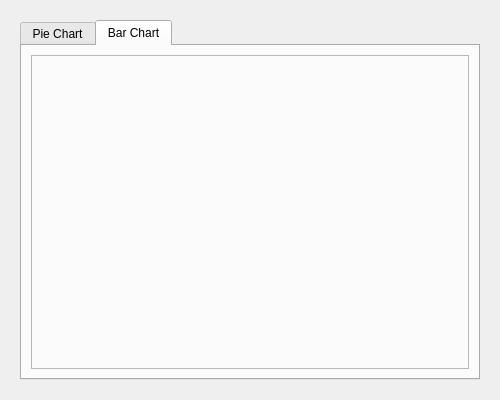
<?xml version="1.0" encoding="UTF-8"?>
<ui version="4.0">
 <class>StatisticsDialog</class>
 <widget class="QDialog" name="StatisticsDialog">
  <property name="geometry">
   <rect>
    <x>0</x>
    <y>0</y>
    <width>500</width>
    <height>400</height>
   </rect>
  </property>
  <property name="windowTitle">
   <string>Invoice Statistics</string>
  </property>
  <layout class="QHBoxLayout" name="horizontalLayout">
   <item>
    <layout class="QVBoxLayout" name="verticalLayout">
     <property name="leftMargin">
      <number>9</number>
     </property>
     <property name="topMargin">
      <number>9</number>
     </property>
     <property name="rightMargin">
      <number>9</number>
     </property>
     <property name="bottomMargin">
      <number>9</number>
     </property>
     <item>
      <widget class="QTabWidget" name="tabWidget">
       <property name="currentIndex">
        <number>1</number>
       </property>
       <widget class="QWidget" name="pieTab">
        <attribute name="title">
         <string>Pie Chart</string>
        </attribute>
        <layout class="QVBoxLayout" name="verticalLayout_3">
         <item>
          <widget class="QFrame" name="pieChartFrame">
           <property name="frameShape">
            <enum>QFrame::Shape::StyledPanel</enum>
           </property>
           <property name="frameShadow">
            <enum>QFrame::Shadow::Raised</enum>
           </property>
          </widget>
         </item>
        </layout>
       </widget>
       <widget class="QWidget" name="barTab">
        <attribute name="title">
         <string>Bar Chart</string>
        </attribute>
        <layout class="QVBoxLayout" name="verticalLayout_4">
         <item>
          <widget class="QFrame" name="barChartFrame">
           <property name="frameShape">
            <enum>QFrame::Shape::StyledPanel</enum>
           </property>
           <property name="frameShadow">
            <enum>QFrame::Shadow::Raised</enum>
           </property>
          </widget>
         </item>
        </layout>
       </widget>
      </widget>
     </item>
    </layout>
   </item>
  </layout>
 </widget>
 <resources/>
 <connections/>
</ui>
